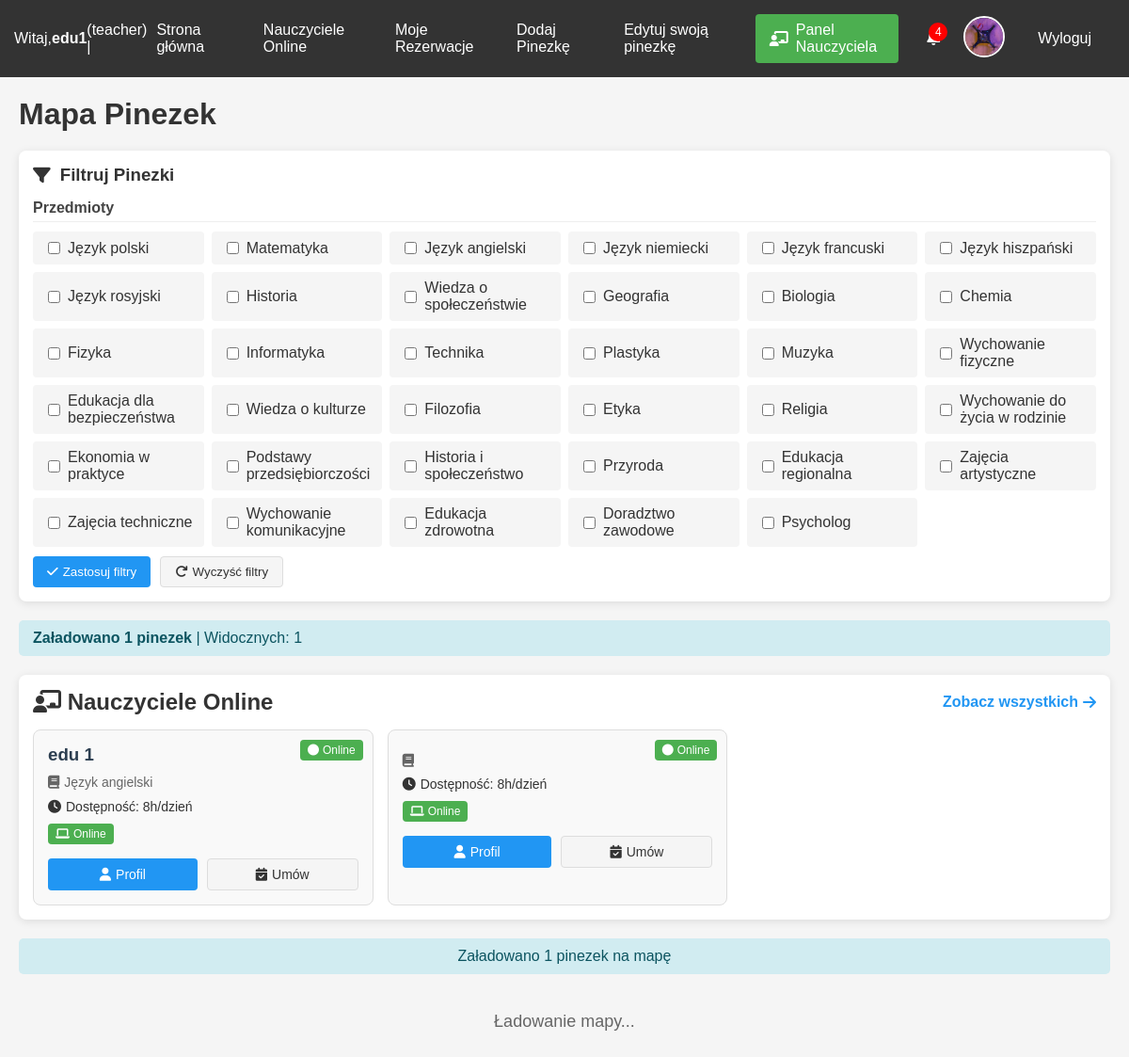
Screenshot of / (signed in) with the database file from the repository.
### tables this page shows
CREATE TABLE users (
                id INTEGER PRIMARY KEY AUTOINCREMENT,
                username TEXT UNIQUE NOT NULL,
                email TEXT UNIQUE NOT NULL,
                hash TEXT NOT NULL,
                role INTEGER DEFAULT 0,
                voivodeship TEXT,
                regional_teacher_id INTEGER,
                first_name TEXT,
                last_name TEXT,
                phone TEXT,
                school TEXT,
                subjects TEXT,
                experience_years INTEGER,
                bio TEXT,
                profile_picture TEXT,
                created_at TIMESTAMP DEFAULT CURRENT_TIMESTAMP,
                is_online INTEGER DEFAULT 0,
                last_online TIMESTAMP,
                teaching_modes TEXT DEFAULT 'online',
                availability_hours INTEGER DEFAULT 8,
                parental_email TEXT,
                password_setup_token TEXT,
                token_expiry TIMESTAMP,
                password_reset_token TEXT,
                password_reset_expiry TIMESTAMP,
                tmethod TEXT DEFAULT 'default_method'
            );

### app.py (the view, shortened to what this page needs)
@app.route("/")
def index():
    db = get_db()
    pins_rows = db.execute("""
        SELECT p.*, u.username as creator, u.email as creator_email, u.subjects
        FROM pins p
        JOIN users u ON p.created_by = u.id
    """).fetchall()
    pins = []
    for row in pins_rows:
        pin = dict(row)
        if pin['subjects']:
            subjects = pin['subjects'].split(',')
            if subjects:
                first_subject = subjects[0].strip()
                pin['color'] = SUBJECT_COLORS.get(first_subject, DEFAULT_PIN_COLOR)
                pin['first_subject'] = first_subject
        else:
            pin['color'] = DEFAULT_PIN_COLOR
            pin['first_subject'] = None
        pins.append(pin)
    online_teachers = db.execute("""
        SELECT id, first_name, last_name, subjects, availability_hours, teaching_modes, is_online, last_online
        FROM users
        WHERE role IN (?, ?) AND is_online = 1
        ORDER BY last_online DESC
        LIMIT 3
    """, (ROLE_TEACHER, ROLE_REGIONAL_TEACHER)).fetchall()
    online_teachers = rows_to_dict_list(online_teachers)
    teacher_has_pin = False
    role = None
    managed_teachers = []
    unread_notifications = 0
    user_profile_picture = None  # Dodane
    if "user_id" in session:
        user_id = session["user_id"]
        role = session.get("user_role", "user")
        user_row = db.execute("SELECT profile_picture FROM users WHERE id = ?", (user_id,)).fetchone()
        if user_row and user_row['profile_picture']:
            user_profile_picture = user_row['profile_picture']
        if role in ["teacher", "regional_teacher"]:
            existing_pin = db.execute("SELECT * FROM pins WHERE created_by = ?", (user_id,)).fetchone()
            teacher_has_pin = existing_pin is not None
        unread_notifications = db.execute("""
            SELECT COUNT(*) as count
            FROM notifications
            WHERE user_id = ? AND is_read = 0
        """, (user_id,)).fetchone()["count"]
    return render_template(
        "index.html",
        pins=pins,
        online_teachers=online_teachers,
        teacher_has_pin=teacher_has_pin,
        role=role,
        logged_in="user_id" in session,
        managed_teachers=managed_teachers,
        unread_notifications=unread_notifications,
        school_subjects=SCHOOL_SUBJECTS,
        user_profile_picture=user_profile_picture  # Dodane
    )

### app.py (called while the page is built)
def get_db():
    db = getattr(g, '_database', None)
    if db is None:
        db = g._database = sqlite3.connect(DATABASE)
        db.row_factory = sqlite3.Row
    return db

@app.teardown_appcontext
def close_connection(exception):
    db = getattr(g, '_database', None)
    if db is not None:
        db.close()

def rows_to_dict_list(rows):
    return [dict(row) for row in rows] if rows else []

@app.context_processor
def utility_processor():
    return dict(
        get_day_name=get_day_name,
        get_role_name=get_role_name,
        datetime=datetime,
        timedelta=timedelta,
        format_time_slot=format_time_slot
    )

### templates/index.html (shortened to what this page needs)
<!DOCTYPE html>
<html lang="pl">
<head>
    <link href="https://api.mapbox.com/mapbox-gl-js/v3.1.0/mapbox-gl.css" rel="stylesheet">
    <link rel="stylesheet" href="https://cdnjs.cloudflare.com/ajax/libs/font-awesome/6.4.0/css/all.min.css">
</head>
<body>
    <nav>
        <div class="nav-left">
            {% if logged_in %}
                Witaj, <strong>{{ session.get('username') }}</strong> ({{ role }}) |
                <a href="{{ url_for('index') }}">Strona główna</a>
                <a href="{{ url_for('online_teachers') }}">Nauczyciele Online</a>
                <a href="{{ url_for('bookings') }}">Moje Rezerwacje</a>
                {% if role in ['admin', 'teacher'] %}
                    <a href="{{ url_for('add') }}">Dodaj Pinezkę</a>
                {% endif %}
                {% if role == 'teacher' and teacher_has_pin %}
                    <a href="{{ url_for('edit_pin', pin_id=session.get('assigned_pin_id')) }}">Edytuj swoją pinezkę</a>
                {% endif %}
                {% if role in ['teacher', 'regional_teacher'] %}
                    <a href="{{ url_for('crm') }}" class="crm-button">
                        <i class="fas fa-chalkboard-teacher"></i> Panel Nauczyciela
                    </a>
                {% endif %}
            {% else %}
                <a href="{{ url_for('login') }}">Logowanie</a>
                <a href="{{ url_for('register') }}">Rejestracja</a>
            {% endif %}
        </div>
        <div class="nav-right">
            {% if logged_in %}
                <div class="notification-container" id="notificationContainer">
                    <div class="notification-icon">
                        {% if unread_notifications > 0 %}
                            <span class="notification-badge" id="notificationBadge">{{ unread_notifications }}</span>
                        {% endif %}
                    </div>
                </div>
                <div class="profile-picture-container">
                    <a href="{{ url_for('profile') }}">
                        {% if user_profile_picture %}
                            <img src="{{ url_for('static', filename='profile_pictures/' + user_profile_picture) }}"
                                 alt="Profile" class="profile-picture">
                        {% else %}
                            <div class="default-profile-picture">
                                <i class="fas fa-user"></i>
                            </div>
                        {% endif %}
                    </a>
                </div>
                <a href="{{ url_for('logout') }}">Wyloguj</a>
            {% endif %}
        </div>
    </nav>
    <h1>Mapa Pinezek</h1>
    <div class="filters-section">
        <div class="filters-header">
            <h3 class="filters-title"><i class="fas fa-filter"></i> Filtruj Pinezki</h3>
        </div>
        <div class="filters-container">
            <div class="filter-group">
                <h4>Przedmioty</h4>
                <div class="subject-filters">
                    {% for subject in school_subjects %}
                    <div class="subject-filter" data-subject="{{ subject }}">
                        <input type="checkbox" id="subject-{{ loop.index }}" name="subject" value="{{ subject }}">
                        <label for="subject-{{ loop.index }}">{{ subject }}</label>
                    </div>
                    {% endfor %}
                </div>
                <div class="filter-buttons">
                    <button class="filter-btn" id="applyFilters">
                        <i class="fas fa-check"></i> Zastosuj filtry
                    </button>
                    <button class="filter-btn reset" id="resetFilters">
                        <i class="fas fa-redo"></i> Wyczyść filtry
                    </button>
                </div>
            </div>
        </div>
    </div>
    <div class="filter-results">
        <div>
            <span class="count">Załadowano <span id="totalPins">{{ pins|length }}</span> pinezek</span>
            <span> | Widocznych: <span id="visiblePins">{{ pins|length }}</span></span>
        </div>
    </div>
    <div class="online-teachers-section">
        <div class="section-header">
            <h2 class="section-title"><i class="fas fa-chalkboard-teacher"></i> Nauczyciele Online</h2>
            <a href="{{ url_for('online_teachers') }}" class="view-all-link">
                Zobacz wszystkich <i class="fas fa-arrow-right"></i>
            </a>
        </div>
        <div class="teachers-list">
            {% for teacher in online_teachers %}
            <div class="teacher-card">
                {% if teacher.is_online %}
                    <div class="online-badge">
                        <i class="fas fa-circle"></i> Online
                    </div>
                {% else %}
                    <div class="online-badge status-offline">
                        <i class="fas fa-circle"></i> Offline
                    </div>
                {% endif %}
                <h3>{{ teacher.first_name }} {{ teacher.last_name }}</h3>
                <div class="subjects">
                    <i class="fas fa-book"></i> {{ teacher.subjects }}
                </div>
                <div class="availability">
                    <i class="fas fa-clock"></i> Dostępność: {{ teacher.availability_hours }}h/dzień
                </div>
                <div class="modes">
                    {% if 'online' in teacher.teaching_modes %}
                    <span class="mode-badge online">
                        <i class="fas fa-laptop"></i> Online
                    </span>
                    {% endif %}
                </div>
                <div class="actions">
                    <a href="{{ url_for('teacher_profile', teacher_id=teacher.id) }}" class="btn btn-primary">
                        <i class="fas fa-user"></i> Profil
                    </a>
                    {% if teacher.is_online %}
                        <a href="{{ url_for('book_teacher', teacher_id=teacher.id) }}" class="btn btn-secondary">
                            <i class="fas fa-calendar-check"></i> Umów
                        </a>
                    {% else %}
                        <button class="btn btn-secondary" disabled>
                            <i class="fas fa-calendar-times"></i> Niedostępny
                        </button>
                    {% endif %}
                </div>
            </div>
            {% else %}
            <p>Brak nauczycieli online w tym momencie.</p>
            {% endfor %}
        </div>
    </div>
    <div class="pins-info">
        Załadowano {{ pins|length }} pinezek na mapę
    </div>
    <div id="loading" class="loading">Ładowanie mapy...</div>
</body>
</html>

### rows the page displays
users: profile_picture (picture), is_online 1 (drawn), first_name "edu", last_name "1", subjects "Język angielski", availability_hours "8", teaching_modes "online" (drawn)
users: is_online 1 (drawn), availability_hours "8", teaching_modes "online" (drawn)

### other values shown
{{ session.get('username') }} "edu1"
{{ role }} "teacher"
{{ unread_notifications }} "4"
{{ subject }} "Język polski" "Matematyka" "Język angielski" "Język niemiecki" "Język francuski" "Język hiszpański" "Język rosyjski" "Historia" "Wiedza o społeczeństwie" "Geografia" "Biologia" "Chemia" "Fizyka" "Informatyka" "Technika" "Plastyka" "Muzyka" "Wychowanie fizyczne" "Edukacja dla bezpieczeństwa" "Wiedza o kulturze" "Filozofia" "Etyka" "Religia" "Wychowanie do życia w rodzinie" "Ekonomia w praktyce" "Podstawy przedsiębiorczości" "Historia i społeczeństwo" "Przyroda" "Edukacja regionalna" "Zajęcia artystyczne" "Zajęcia techniczne" "Wychowanie komunikacyjne" "Edukacja zdrowotna" "Doradztwo zawodowe" "Psycholog"
{{ pins|length }} "1"
